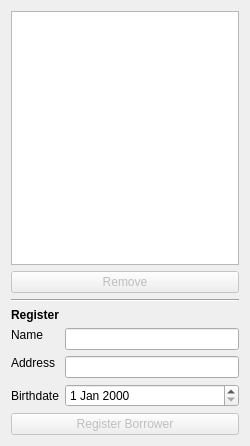
<?xml version="1.0" encoding="UTF-8"?>
<ui version="4.0">
 <class>BorrowerW</class>
 <widget class="QWidget" name="BorrowerW">
  <property name="geometry">
   <rect>
    <x>0</x>
    <y>0</y>
    <width>250</width>
    <height>446</height>
   </rect>
  </property>
  <property name="maximumSize">
   <size>
    <width>250</width>
    <height>16777215</height>
   </size>
  </property>
  <property name="windowTitle">
   <string>Form</string>
  </property>
  <layout class="QVBoxLayout" name="verticalLayout" stretch="0,0,0,0,0,0">
   <item>
    <widget class="QListView" name="listBorrowers"/>
   </item>
   <item>
    <widget class="QPushButton" name="removeButton">
     <property name="enabled">
      <bool>false</bool>
     </property>
     <property name="text">
      <string>Remove</string>
     </property>
     <property name="default">
      <bool>false</bool>
     </property>
     <property name="flat">
      <bool>false</bool>
     </property>
    </widget>
   </item>
   <item>
    <widget class="Line" name="line">
     <property name="orientation">
      <enum>Qt::Horizontal</enum>
     </property>
    </widget>
   </item>
   <item>
    <widget class="QLabel" name="l_register">
     <property name="sizePolicy">
      <sizepolicy hsizetype="Preferred" vsizetype="Fixed">
       <horstretch>0</horstretch>
       <verstretch>0</verstretch>
      </sizepolicy>
     </property>
     <property name="font">
      <font>
       <weight>75</weight>
       <bold>true</bold>
      </font>
     </property>
     <property name="text">
      <string>Register</string>
     </property>
    </widget>
   </item>
   <item>
    <layout class="QFormLayout" name="formLayout">
     <item row="0" column="0">
      <widget class="QLabel" name="l_name">
       <property name="sizePolicy">
        <sizepolicy hsizetype="Preferred" vsizetype="Fixed">
         <horstretch>0</horstretch>
         <verstretch>0</verstretch>
        </sizepolicy>
       </property>
       <property name="text">
        <string>Name</string>
       </property>
       <property name="buddy">
        <cstring>e_name</cstring>
       </property>
      </widget>
     </item>
     <item row="0" column="1">
      <widget class="QLineEdit" name="e_name"/>
     </item>
     <item row="1" column="0">
      <widget class="QLabel" name="l_address">
       <property name="sizePolicy">
        <sizepolicy hsizetype="Preferred" vsizetype="Fixed">
         <horstretch>0</horstretch>
         <verstretch>0</verstretch>
        </sizepolicy>
       </property>
       <property name="text">
        <string>Address</string>
       </property>
       <property name="buddy">
        <cstring>e_address</cstring>
       </property>
      </widget>
     </item>
     <item row="1" column="1">
      <widget class="QLineEdit" name="e_address"/>
     </item>
     <item row="2" column="0">
      <widget class="QLabel" name="l_dob">
       <property name="text">
        <string>Birthdate</string>
       </property>
       <property name="buddy">
        <cstring>e_dob</cstring>
       </property>
      </widget>
     </item>
     <item row="2" column="1">
      <widget class="QDateEdit" name="e_dob"/>
     </item>
    </layout>
   </item>
   <item>
    <widget class="QPushButton" name="registerButton">
     <property name="enabled">
      <bool>false</bool>
     </property>
     <property name="text">
      <string>Register Borrower</string>
     </property>
    </widget>
   </item>
  </layout>
 </widget>
 <resources/>
 <connections/>
</ui>
